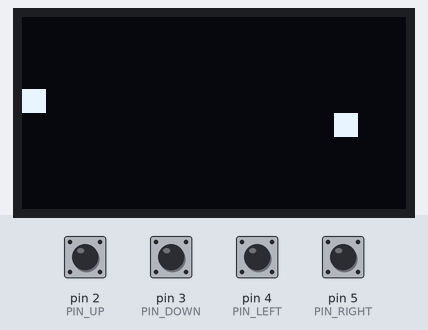
Bench run of a sketch on a simulated Arduino Uno, built with avr-gcc and run on an emulated ATmega328P. Shown: 128×64 one-colour display. Inputs (shaded band) come from the test bench; at power-on: pin 2 (PIN_UP), pin 3 (PIN_DOWN), pin 4 (PIN_LEFT), pin 5 (PIN_RIGHT) HIGH. Random numbers use the default seed unless the sketch sets one.

Above: at 1.07 s.
1.3 s: pin 2 (PIN_UP) pulled LOW for 0.55 s
At 1.52 s:
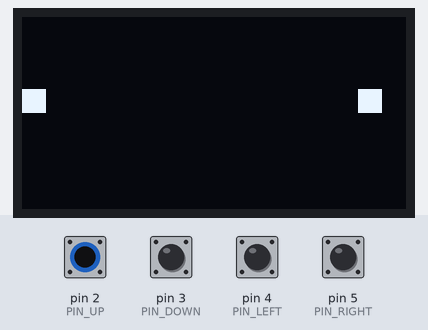
4.0 s: pin 3 (PIN_DOWN) pulled LOW for 0.55 s
At 4.68 s:
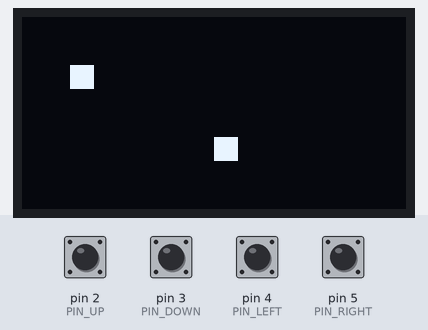
7.5 s: pin 4 (PIN_LEFT) pulled LOW for 0.55 s
At 7.84 s:
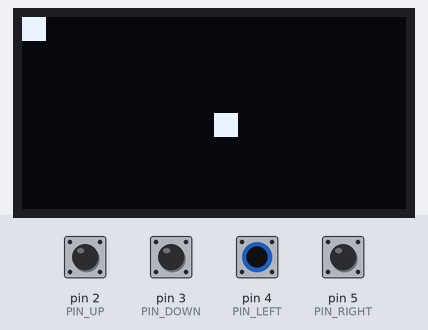
9.5 s: pin 5 (PIN_RIGHT) pulled LOW for 0.55 s
At 9.65 s:
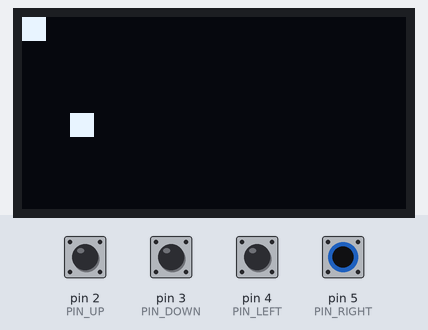
Timing chart, 0 to 12.5 s (numbered marks = the images above; inputs shaded):
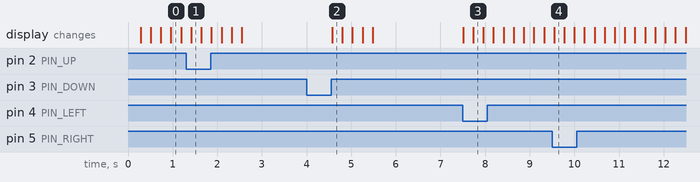

The sketch:

23_Snake_Game_Oled_UNO.ino
```cpp
#include <Adafruit_GFX.h>
#include <Adafruit_SSD1306.h>

#define SCREEN_WIDTH 128
#define SCREEN_HEIGHT 64
#define OLED_RESET -1
Adafruit_SSD1306 display(SCREEN_WIDTH, SCREEN_HEIGHT, &Wire, OLED_RESET);

// Buttons
#define PIN_UP    2
#define PIN_DOWN  3
#define PIN_LEFT  4
#define PIN_RIGHT 5

// Grid settings
#define CELL 8
#define GRID_W (SCREEN_WIDTH / CELL)
#define GRID_H (SCREEN_HEIGHT / CELL)

// Snake
int snakeX[128], snakeY[128];
int snakeLen = 1;
int dx = 1, dy = 0; // start moving right

// Food
int foodX, foodY;

// Game state
bool gameOver = false;

void setup() {
  pinMode(PIN_UP, INPUT_PULLUP);
  pinMode(PIN_DOWN, INPUT_PULLUP);
  pinMode(PIN_LEFT, INPUT_PULLUP);
  pinMode(PIN_RIGHT, INPUT_PULLUP);

  if (!display.begin(SSD1306_SWITCHCAPVCC, 0x3C)) for(;;);

  // start snake in middle
  snakeX[0] = GRID_W / 2;
  snakeY[0] = GRID_H / 2;

  randomSeed(analogRead(A0));
  placeFood();
}

void loop() {
  if (gameOver) {
    display.clearDisplay();
    display.setTextSize(1);
    display.setTextColor(SSD1306_WHITE);
    display.setCursor(20, 30);
    display.println("GAME OVER");
    display.display();
    delay(2000);
    resetGame();
    return;
  }

  readInput();
  moveSnake();
  drawGame();
  delay(200);
}

void readInput() {
  if (digitalRead(PIN_UP) == LOW)    { dx = 0; dy = -1; }
  if (digitalRead(PIN_DOWN) == LOW)  { dx = 0; dy = 1; }
  if (digitalRead(PIN_LEFT) == LOW)  { dx = -1; dy = 0; }
  if (digitalRead(PIN_RIGHT) == LOW) { dx = 1; dy = 0; }
}

void moveSnake() {
  // shift body
  for (int i = snakeLen - 1; i > 0; i--) {
    snakeX[i] = snakeX[i - 1];
    snakeY[i] = snakeY[i - 1];
  }

  // move head
  snakeX[0] += dx;
  snakeY[0] += dy;

  // wall collision
  if (snakeX[0] < 0 || snakeX[0] >= GRID_W || snakeY[0] < 0 || snakeY[0] >= GRID_H) {
    gameOver = true;
    return;
  }

  // self collision
  for (int i = 1; i < snakeLen; i++) {
    if (snakeX[0] == snakeX[i] && snakeY[0] == snakeY[i]) {
      gameOver = true;
      return;
    }
  }

  // eat food
  if (snakeX[0] == foodX && snakeY[0] == foodY) {
    if (snakeLen < 128) snakeLen++;
    placeFood();
  }
}

void drawGame() {
  display.clearDisplay();
  // draw snake
  for (int i = 0; i < snakeLen; i++) {
    display.fillRect(snakeX[i]*CELL, snakeY[i]*CELL, CELL, CELL, SSD1306_WHITE);
  }
  // draw food
  display.fillRect(foodX*CELL, foodY*CELL, CELL, CELL, SSD1306_WHITE);
  display.display();
}

void placeFood() {
  foodX = random(0, GRID_W);
  foodY = random(0, GRID_H);
}

void resetGame() {
  snakeLen = 1;
  dx = 1; dy = 0;
  snakeX[0] = GRID_W / 2;
  snakeY[0] = GRID_H / 2;
  gameOver = false;
  placeFood();
}
```
